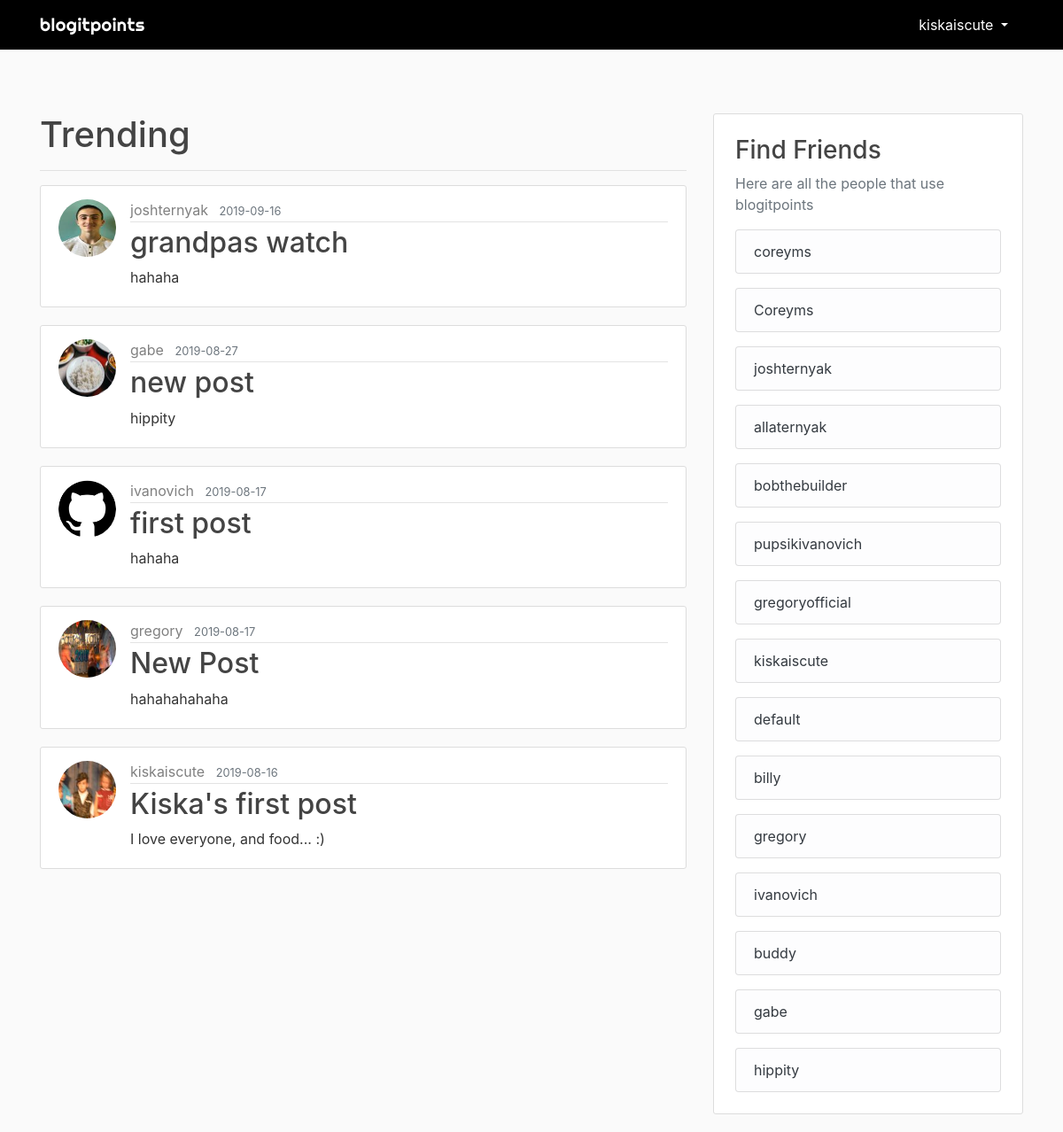
Page /trending (signed in) on the committed database.
### flaskblog/models.py (models this page shows, shortened)
class User(db.Model, UserMixin):
    id = db.Column(db.Integer, primary_key=True)
    username = db.Column(db.String(20), unique=True, nullable=False)
    email = db.Column(db.String(120), unique=True, nullable=False)
    image_file = db.Column(db.String(20), nullable=False, default='default.jpg')
    password = db.Column(db.String(60), nullable=False)
    posts = db.relationship('Post', backref='author', lazy=True)

class Post(db.Model):
    id = db.Column(db.Integer, primary_key=True)
    title = db.Column(db.String(100), nullable=False)
    date_posted = db.Column(db.DateTime, nullable=False, default=datetime.utcnow)
    content = db.Column(db.Text, nullable=False)
    user_id = db.Column(db.Integer, db.ForeignKey('user.id'), nullable=False)

### flaskblog/main/routes.py (the view)
@main.route("/trending")
@login_required
def trending():
    users = User.query.all()
    page = request.args.get('page', 1, type=int)
    posts = Post.query.order_by(Post.date_posted.desc()).paginate(page=page, per_page=5)
    image_file = url_for('static', filename='profile_pics/' + current_user.image_file)
    return render_template("trending.html", title='Trending', posts=posts, users=users, image_file=image_file)

### flaskblog/models.py (called while the page is built)
@login_manager.user_loader
def load_user(user_id):
    return User.query.get(int(user_id))

### flaskblog/templates/trending.html
{% extends "layout.html" %}
{% block content %}
    <h1 class="mt-5">Trending</h1>
    <hr>
    {% for post in posts.items %}
        <article class="media content-section mt-3">
            <img src="{{ url_for('static', filename='profile_pics/' + post.author.image_file) }}" class="rounded-circle article-img">
          <div class="media-body">
            <div class="article-metadata">
              <a class="mr-2" href="{{ url_for('users.user_posts', username=post.author.username) }}">{{ post.author.username }}</a>
              <small class="text-muted">{{ post.date_posted.strftime('%Y-%m-%d') }}</small>
            </div>
            <h2><a class="article-title" href="{{ url_for('posts.post', post_id=post.id) }}">{{ post.title }}</a></h2>
            <p class="article-content">{{ post.content }}</p>
          </div>
        </article>
    {% endfor %}
{% endblock %}

### flaskblog/templates/layout.html (shortened to what this page needs)
<!DOCTYPE html>
<html lang="en">
<head>
    <link rel="stylesheet" href="https://stackpath.bootstrapcdn.com/bootstrap/4.3.1/css/bootstrap.min.css">
    <link rel="stylesheet" href="{{ url_for('static', filename='main.css') }}">
    <link rel="stylesheet" href="{{ url_for('static', filename='messages.css') }}">
</head>
<body>
    <header style="z-index: 100;" class="site-header">
      <nav class="navbar navbar-expand-md navbar-dark bg-black fixed-top">
        <div class="container">
          <a class="navbar-brand mr-4 logo" href="{{ url_for('main.home') }}">blogitpoints</a>
          <div class="collapse navbar-collapse" id="navbarToggle">
            <div class="navbar-nav">
              {% if current_user.is_authenticated %}
                <div class="dropdown mr-1">
                    <button type="button" class="btn btn-primary-outline bg-black dropdown-toggle text-white" id="dropdownMenuOffset" data-toggle="dropdown" aria-haspopup="true" aria-expanded="false" data-offset="0,20">
                    {{ current_user.username }}
                    </button>
                  </div>
              {% endif %}
            </div>
          </div>
        </div>
      </nav>
    </header>
    <main role="main" class="container mt-5">
      <div class="row mt-5">
        <div class="col-md-8">
          {% block content %}{% endblock %}
        </div>
        {% if current_user.is_authenticated %}
        <div class="col-md-4 mt-5">
            <div class="content-section p-4">
              <h3>Find Friends</h3>
              <p class='text-muted'>Here are all the people that use blogitpoints</p>
              {% for user in users %}
              <ul class="list-group mt-3">
                <li class="list-group-item list-group-item-light"><a href="{{ url_for('users.user_posts', username=user.username) }}" class="text-dark">{{ user.username }}</a></li>
              </ul>
              {% endfor %}
            </div>
        </div>
        {% endif %}
      </div>
    </main>
</body>
</html>

### flaskblog/static/main.css (style rules this page uses)
* { text-decoration: none; }
body { background: #fafafa; color: #333333; margin-top: 5rem; }
h1, h2, h3, h4, h5, h6 { color: #444444; }
a { color: grey; text-decoration: none; }
.bg-black { background-color: black; }
.logo { letter-spacing: 0.5px; font-family: 'Righteous', cursive; }
.content-section { background: #ffffff; padding-top: 15px; padding-left: 20px; padding-right: 20px; padding-bottom: 5px; border: 1px solid #dddddd; border-radius: 3px; margin-bottom: 20px; }
.article-title { color: #444444; }
.article-content { white-space: pre-line; }
.article-img { height: 65px; width: 65px; margin-right: 16px; }
.article-metadata { padding-bottom: 1px; margin-bottom: 4px; border-bottom: 1px solid #e3e3e3 }

### flaskblog/static/messages.css (style rules this page uses)
img { max-width:100%; }

### rows in the picture
User: username "kiskaiscute"
Post: image_file (picture), author.username "joshternyak", date_posted "2019-09-16", title "grandpas watch", content "hahaha"
Post: image_file (picture), author.username "gabe", date_posted "2019-08-27", title "new post", content "hippity"
Post: image_file (picture), author.username "ivanovich", date_posted "2019-08-17", title "first post", content "hahaha"
Post: image_file (picture), author.username "gregory", date_posted "2019-08-17", title "New Post", content "hahahahahaha"
Post: image_file (picture), author.username "kiskaiscute", date_posted "2019-08-16", title "Kiska's first post", content "I love everyone, and food... :)"
User: username "coreyms"
User: username "Coreyms"
User: username "joshternyak"
User: username "allaternyak"
User: username "bobthebuilder"
User: username "pupsikivanovich"
User: username "gregoryofficial"
User: username "default"
User: username "billy"
User: username "gregory"
User: username "ivanovich"
User: username "buddy"
User: username "gabe"
User: username "hippity"
